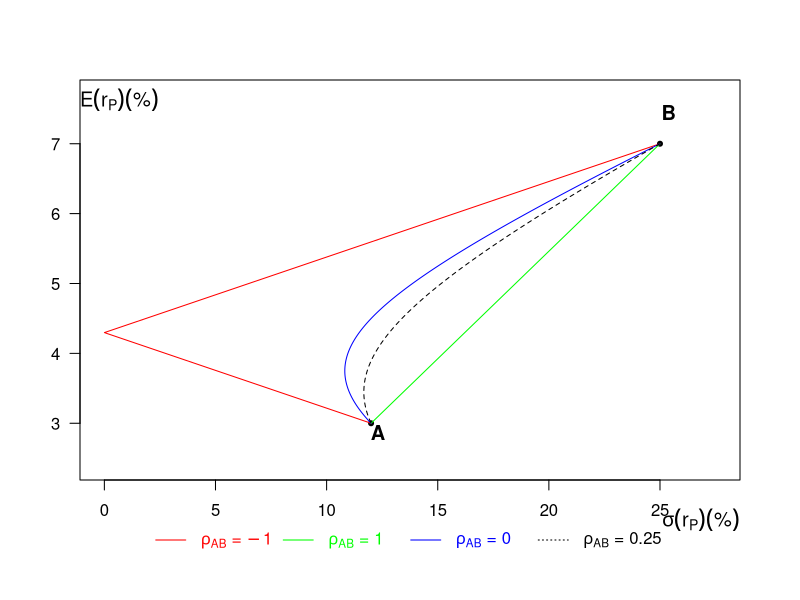
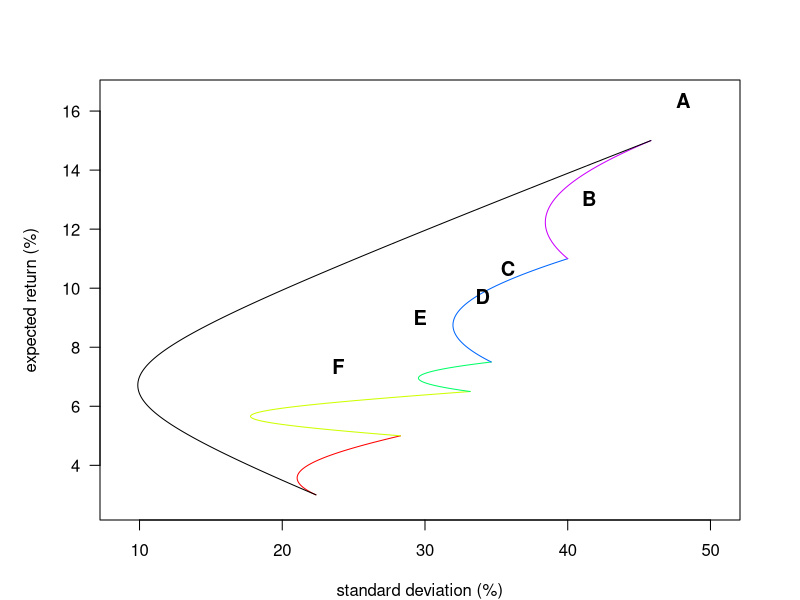

The R script that drew these images, in order:

#####   WILLIAM ARRATA - PORTFOLIO DIVERSIFICATION - ESSEC PORTFOLIO MANAGEMENT COURSE WINTER 2023   #####

mu<-c(3,7)*1e-2                            #Expected returns on assets A and B
V<-c(1.44, 6.25)*1e-2                      #Variance on assets A and B

w<-seq(0,1,length.out=300)
w<-cbind(w,rev(w))                         #a range of weights for both assets in the portfolio
mean<-100*w%*%mu                           #portfolio expected returns
rho<-c(-1,1,0,0.25)                        #different values for the correlation coefficient
sd<-apply(cbind(V[1],replicate(2,sqrt(prod(V))*rho),V[2]),1,list)   #all covariances matrix
pair<-list()                               
for (i in seq_along(rho)){
  pair[[i]]<-cbind(100*sqrt(diag(w%*%matrix(sd[[i]][[1]],nrow=2)%*%t(w))) ,mean)}  #portfolio coordinates

#Graph of the 300 portfolios in the mean standard deviation space
xlim<-range(do.call(rbind,pair)[,1])*1.1
ylim<-range(mean)*c(0.8,1.1)
colv<-c(rainbow(length(rho)-1),"black")
lty<-rep(1:2,c(length(rho)-1,1))

par(mar=c(6, 4, 4, 3),xpd=T)
plot(pair[[1]][c(1,length(mean)),], las=1,xlab="", ylab="",xlim=xlim, ylim=ylim,pch=20)
mapply(lines, pair, col=colv,lty=lty)
mapply(title, c(expression(E(r[P]) ("%"),sigma(r[P]) ("%"),"A","B")),
       adj=c(0,1,0.45,0.9),line=c(-1,-22,-18,-2))
legend("bottom", horiz=T,inset = c(0,-0.2),text.col=colv,pch=rep(NA,4),lty=c(rep(1,3),3),col=colv, bty="n",
       legend= expression(paste(rho[A][B]," = ",-1),paste(rho[A][B]," = ",1),paste(rho[A][B]," = ",0),paste(rho[A][B]," = ",0.25)))

#######################################   COMBINING ASSET BY PAIRS   ##################################

w_a<-seq(0,1,length.out=300)
w_a<-cbind(w_a,rev(w_a))                                        #a range of weights for each asset in the portfolio

mu_c<-list(c(0.03,0.05),c(0.05,0.065),c(0.065,0.075),              #expected returns
           c(0.075,0.11),c(0.11,0.15),c(0.03,0.15))
sig<-list(c(0.05,0.08,0.03),c(0.08,0.11,-0.03),c(0.11,0.12,0.06),  #covariances
          c(0.12,0.16,0.07),c(0.16,0.21,0.12),c(0.05,0.21,-0.08))

mu_tot<-sd_tot<-pair_tot<-list()                          #portfolios' expected returns and standard deviations
for (i in seq_along(mu_c)){
  mu_tot[[i]]<-100*w_a%*%mu_c[[i]]
  sd_tot[[i]]<-100*sqrt(diag(w_a%*%matrix(sig[[i]][c(1,3,3,2)],nrow=2)%*%t(w_a)))
  pair_tot[[i]]<-cbind(sd_tot[[i]],mu_tot[[i]])}

#graph
xaxis<-range(sd_tot)*c(0.9,1.1)
yaxis<-range(mu_tot)*c(0.9,1.1)
adj<-c(0.92,0.77,0.64,0.6,0.5,0.37)
line<-c(-1.4,-6.3,-9.8,-11.2,-12.25,-14.7)
col<-c(rainbow(length(mu_c)-1),"black")
asset<-LETTERS[seq_along(mu_c)]

par(mar=c(4,5,4,3))
plot(NA, xlab="standard deviation (%)", ylab="expected return (%)",xlim=xaxis, ylim=yaxis, las=1)
mapply(lines, pair_tot, col=col,pch=20)
mapply(title, asset, adj=adj,line=line)
